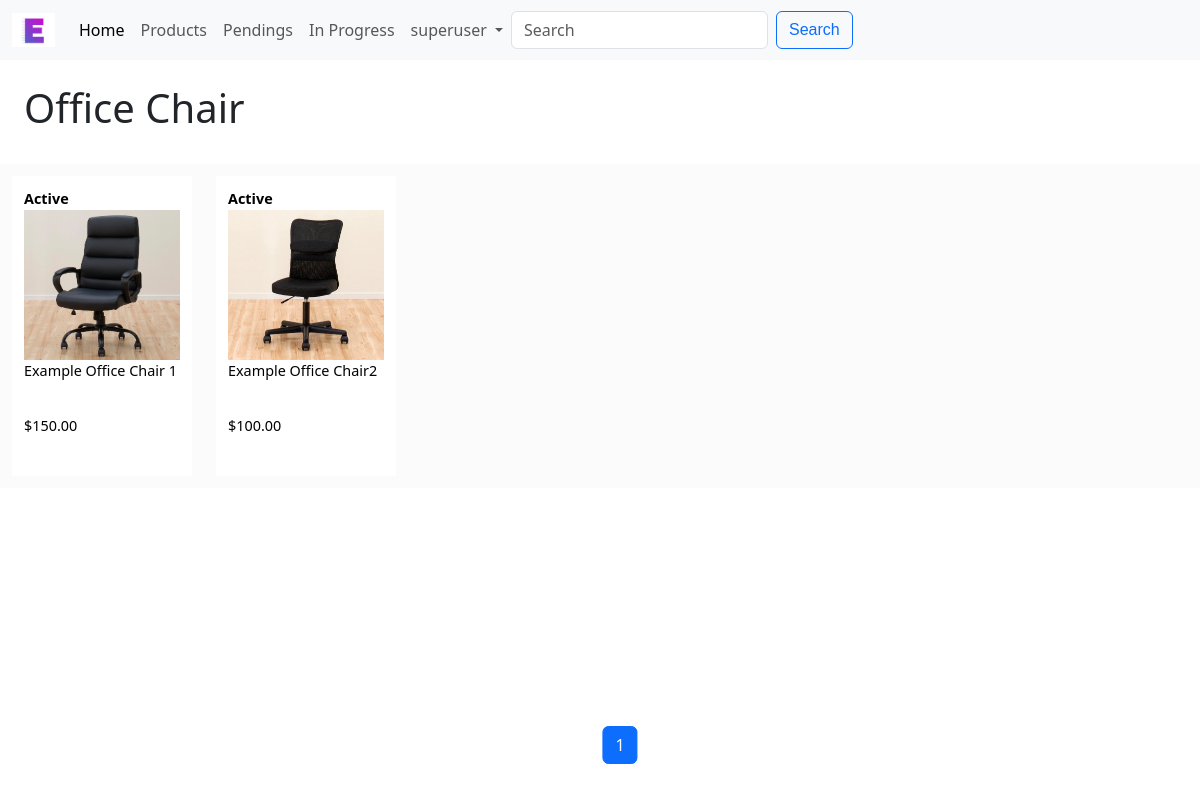
The app's page /category_products/Office Chair (signed in) with its own data.
### esb/models.py (models this page shows, shortened)
class User(AbstractUser):
    email_token = models.CharField(max_length=200)
    email_is_verified = models.BooleanField(default=False)

class Category(models.Model):
    title = models.CharField(max_length=32)
    type = models.CharField(max_length=32, null=True, blank=True)
    def __str__(self):
        return self.title
    class Meta:
        verbose_name_plural = "Categories"
        ordering = ["type", "title"]

class Product(models.Model):
    title = models.CharField(max_length=100)
    description = models.TextField(max_length=1000)
    category = models.ForeignKey(
        Category,
        on_delete=models.SET_NULL,
        blank=True,
        null=True,
        related_name="categories",
    )
    price = models.DecimalField(max_digits=10, decimal_places=2)
    active = models.BooleanField(default=False)
    img = models.ImageField(upload_to="esb/static/esb/image")
    class Meta:
        ordering = ["-active", "id"]

### esb/views.py (the view)
# urls.py: path("category_products/<str:category_name>",
def category_products(request, category_name):
    category = Category.objects.get(title=category_name)
    products = Product.objects.filter(category=category)
    paginator = Paginator(products, 18)
    page_number = request.GET.get("page")
    page_obj = paginator.get_page(page_number)
    prev_prev_page_number = page_obj.number - 2
    if page_obj.number + 2 in page_obj.paginator.page_range:
        next_next_page_number = page_obj.number + 2
    else:
        next_next_page_number = None
    return render(request, "esb/categoryP.html", {
        "category": category,
        "page_obj": page_obj,
        "next_next_page_number": next_next_page_number,
        "prev_prev_page_number": prev_prev_page_number
    })

### esb/templates/esb/categoryP.html
{% extends 'esb/search.html' %}
{% load static %}
{% block title %}
    <h1 class="padding1">{{ category }}</h1>
{% endblock %}

### esb/templates/esb/search.html (shortened to what this page needs)
{% extends 'esb/pendings.html' %}
{% load static %}
{% block body-view %}
    {% for p in page_obj %}
    <a class="pending-view" href="{% url 'product' p.id %}">
        {% if p.active %}
            <div style="font-weight:bolder;">Active</div>
        {% else %}
            <div style="font-weight:bolder;color:#d3d3d3;">Inactive</div>
        {% endif %}
        <div class="div-preview-img">
            {% if p.img %}
                <img src="/{{ p.img }}" alt="{{ p.title }}">
            {% else %}
                No Image.
            {% endif %}
        </div>
        <div class="div-preview-title">
            {{ p.title }}
        </div>
        <div>
            ${{ p.price }}
        </div>
    </a>
    {% endfor %}
{% endblock %}

### esb/templates/esb/layout.html (shortened to what this page needs)
{% load static %}
<!DOCTYPE html>
<html lang="en">
    <head>
        <link href="https://cdn.jsdelivr.net/npm/bootstrap@5.3.0-alpha1/dist/css/bootstrap.min.css" rel="stylesheet"
>
        <link rel="stylesheet" href="{% static 'esb/styles.css' %}">
    </head>
    <body>
        <nav class="navbar navbar-expand-lg bg-body-tertiary fixed-top">
            <div class="container-fluid">
                <a class="navbar-brand" href="#">
                    <img src="{% static 'esb/image/ESB.jpg' %}" alt="Esb" width="43" height="34">
                </a>
                <div class="collapse navbar-collapse" id="navbarNavDropdown" style="text-align:center;">
                    <ul class="navbar-nav">
                        <li class="nav-item">
                            <a class="nav-link active" aria-current="page" href="{% url 'index' %}">Home</a>
                        </li>
                        <li class="nav-item">
                            <a class="nav-link" href="{% url 'category' %}">Products</a>
                        </li>
                        <li class="nav-item">
                            <a class="nav-link" href="{% url 'pendings' %}">Pendings</a>
                        </li>
                        <li class="nav-item">
                            <a class="nav-link" href="{% url 'inprogress' %}">In Progress</a>
                        </li>
                        {% if request.user.is_authenticated %}
                        <li class="nav-item dropdown" style="text-align:center;">
                            <a class="nav-link dropdown-toggle" href="#" role="button" data-bs-toggle="dropdown" aria-expanded="false">
                                {{ user.username }}
                            </a>
                        </li>
                        {% endif %}
                    </ul>
                    <form action="{% url 'search_products' %}"class="d-flex" role="search" method="get">
                        <input class="form-control me-2" type="search" placeholder="Search" aria-label="Search" name="q">
                        <button class="btn btn-outline-primary" type="submit">Search</button>
                    </form>
                </div>
            </div>
        </nav>
    {% block body %}
    {% endblock %}
    </body>
</html>

### esb/static/esb/styles.css (style rules this page uses)
body { padding-top: 3.75rem; padding-bottom: 3.75rem; }
.btn { font-family: 'Gill Sans', 'Gill Sans MT', Calibri, 'Trebuchet MS', sans-serif; }
.padding1 { padding: 2%; }
.pending-view { padding: 1%; margin: 1%; text-decoration: none; color: black; width: 180px; height: 300px; font-size: calc(0.6rem + 0.4vw); background-color: white; }
.div-preview-title { height: 20%; overflow: hidden; }
.div-preview-img { height: 150px; display: flex; justify-content: center; align-items: center; }
.div-preview-img img { width: 100%; max-height: 100%; }

### records on screen
User: username "superuser"
Category: title "Office Chair"
Product: active "Active", img (picture), title "Example Office Chair 1", price "150.00"
Product: active "Active", img (picture), title "Example Office Chair2", price "100.00"

### other values on screen
{{ page_obj.number }} "1"
